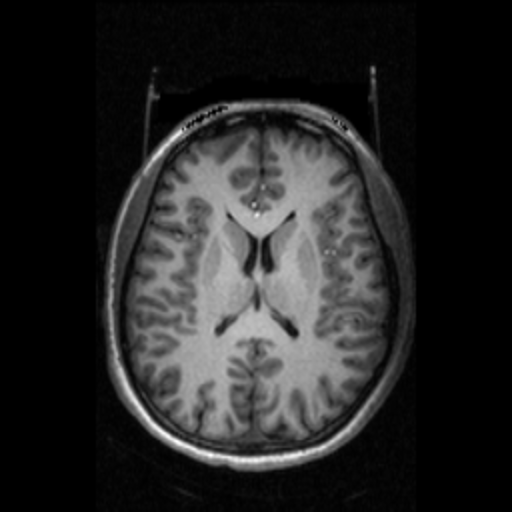
#> input picture samples/healthy_sub01_slice105.png, 512 x 512 px
$ python -i brain_mri.py   (imports and definitions only)
#> lines starting #> are read from the running program, lines starting #| are printed output that depends on the picture; after the words box and inside, x2 and y2 are one past the last pixel; in counts of white or black regions, pixels touching at a corner belong together
#> further down, picture is the input picture: shape (512, 512); min 0, max 255, mean 37.7
"""
Brain MRI (axial slices, T2 / FLAIR / contrast T1).

Modality-specific step: skull stripping.
The skull and scalp are bright and would be picked up as "tumor" by any
brightness-based segmentation, so they are removed first using
thresholding + morphology only.
"""
import numpy as np
from scipy import ndimage as ndi
from skimage import filters, measure, morphology

PARAMS = {
    # preprocessing
    "denoise": "median",
    "denoise_size": 3,
    "enhance": "clahe",
    "clahe_clip": 0.01,
    # skull stripping
    "head_thresh_frac": 0.5,   # head = pixels above this fraction of Otsu threshold
    "skull_erosion_frac": 0.07,  # erosion radius as a fraction of the head's diameter
    # segmentation
    "method": "otsu",          # otsu | region_growing | watershed
    "otsu_classes": 4,
    "rg_tolerance": 0.15,
    "seed_sigma": 3,
    "ws_margin": 0.05,
    # post-processing rules
    "open_radius": 2,
    "min_area": 80,
    "max_area_frac": 0.5,
    "min_solidity": 0.6,
    "min_contrast": 1.5,
    "keep": "best",
    "pixel_spacing_mm": None,
}


def _largest_component(mask):
    lab = measure.label(mask)
    if lab.max() == 0:
        return mask
    sizes = np.bincount(lab.ravel())
    sizes[0] = 0
    return lab == sizes.argmax()


def skull_strip(img, head_thresh_frac=0.5, skull_erosion_frac=0.07):
    """Return a boolean brain mask.

    1. Head mask: threshold well below Otsu (captures everything that is not air),
       fill holes, keep the largest connected component.
    2. Erode by a radius proportional to the head size to peel off scalp + skull.
    3. Keep the largest remaining component (the brain) and smooth its border.
    """
#> called with head_thresh_frac = 0.5, skull_erosion_frac = 0.07
    head = img > head_thresh_frac * filters.threshold_otsu(img)
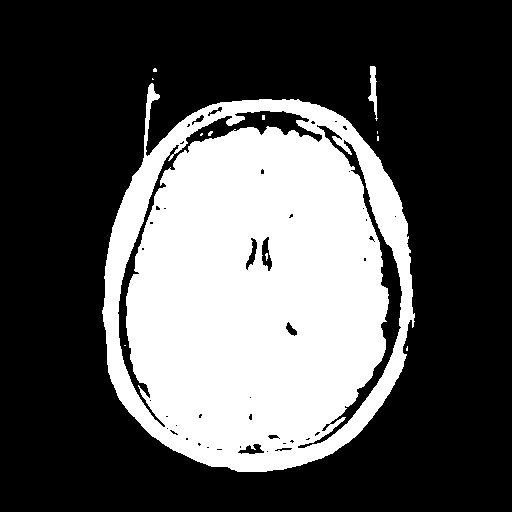
#> head: shape (512, 512) bool; 33.2% white; 12 white regions (10 under 20 px), largest, box (x1, y1, x2, y2) and area: (102, 83, 415, 472) 86566, (368, 66, 378, 121) 252
    head = ndi.binary_fill_holes(_largest_component(head))
#> in _largest_component, `lab = measure.label(mask)`:
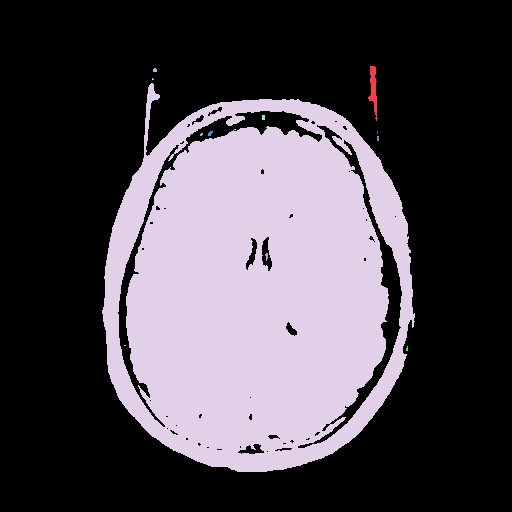
#> lab: shape (512, 512) int32; 13 distinct labels, from 0 to 12; one colour per label, 0 black
#> in _largest_component, `sizes = np.bincount(lab.ravel())`: sizes = [175231, 252, 14, 3, 86566, 15, 17, 3, 7, 10, 16, 2, 8]
#> in _largest_component, `return lab == sizes.argmax()`:
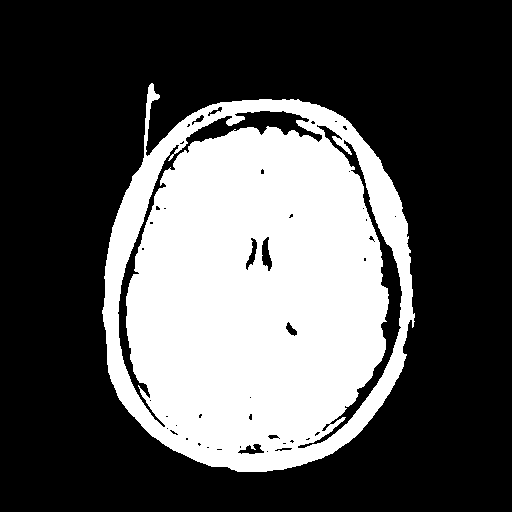
#> returned value: shape (512, 512) bool; 33% white; 1 white region, box (x1, y1, x2, y2) and area: (102, 83, 415, 472) 86566
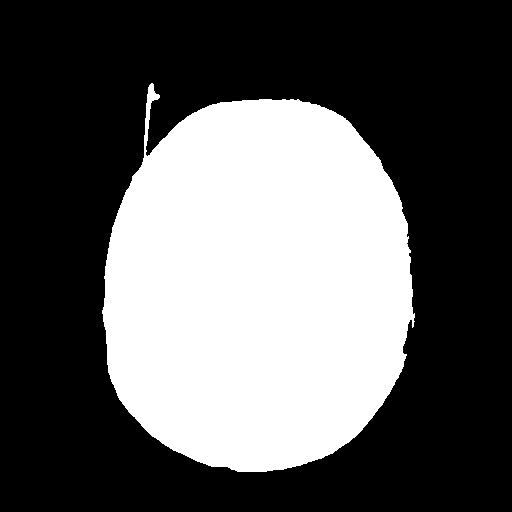
#> head: shape (512, 512) bool; 36% white; 1 white region, box (x1, y1, x2, y2) and area: (102, 83, 415, 472) 94316
    if not head.any():
        return head

    diameter = 2 * np.sqrt(head.sum() / np.pi)
#> diameter = 346.5
    r = max(2, int(skull_erosion_frac * diameter))
#> r = 24
    brain = ndi.binary_erosion(head, structure=morphology.disk(r))
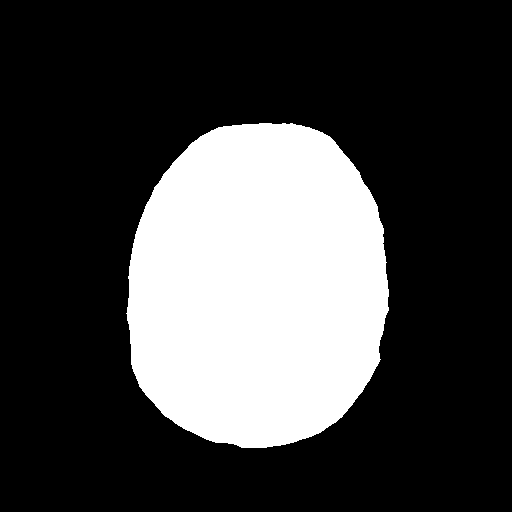
#> brain: shape (512, 512) bool; 26.5% white; 1 white region, box (x1, y1, x2, y2) and area: (126, 123, 389, 448) 69405
    brain = _largest_component(brain)
    brain = ndi.binary_opening(brain, structure=morphology.disk(max(1, r // 3)))
#> brain: shape (512, 512) bool; 26.5% white; 1 white region, box (x1, y1, x2, y2) and area: (126, 123, 389, 448) 69392
    brain = ndi.binary_fill_holes(brain)
    return brain


def cleanup(img, params):
    """Modality hook called by the generic pipeline.

    Returns (image_with_non_brain_zeroed, roi_mask).
    """
    roi = skull_strip(img, params["head_thresh_frac"], params["skull_erosion_frac"])
    out = img.copy()
    out[~roi] = 0
    return out, roi

>>> import cv2
>>> picture = cv2.imread('../samples/healthy_sub01_slice105.png', cv2.IMREAD_GRAYSCALE)
>>> result = skull_strip(picture)

$ run again, on samples/tumor_glioma_2988.png
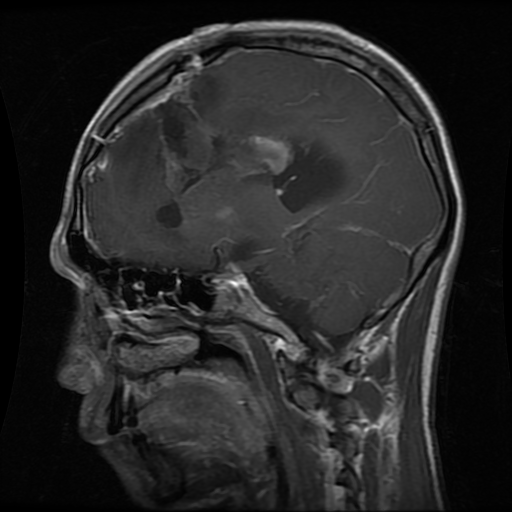
#> input picture samples/tumor_glioma_2988.png, 512 x 512 px
#> picture is the input picture: shape (512, 512); min 0, max 255, mean 39.5
#> in _largest_component, `lab = measure.label(mask)`:
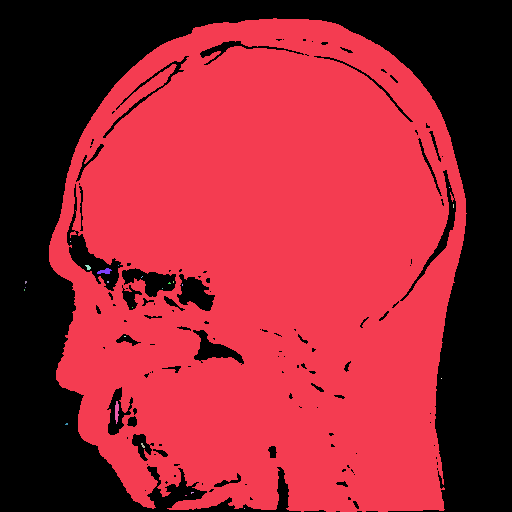
#> lab: shape (512, 512) int32; 26 distinct labels, from 0 to 25; one colour per label, 0 black
#> sizes = 26 values, max 161499 at index 1, min 1 at index 2, mean 10082.5
#> diameter = 465.5
#> r = 32
#> in skull_strip, `brain = ndi.binary_erosion(head, structure=morphology.disk(r))`:
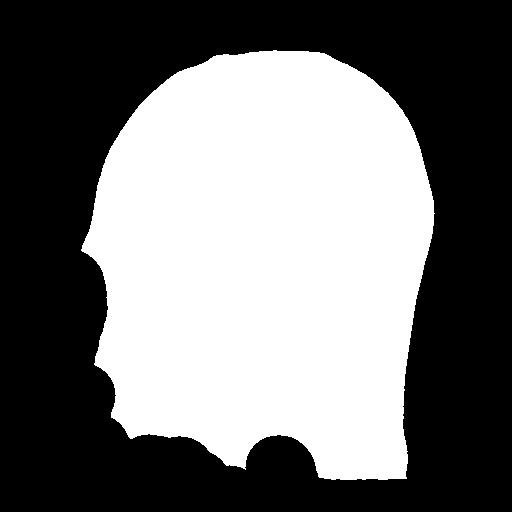
#> brain: shape (512, 512) bool; 45.4% white; 1 white region, box (x1, y1, x2, y2) and area: (81, 50, 435, 480) 118974

$ run again, on samples/tumor_meningioma_0445.png
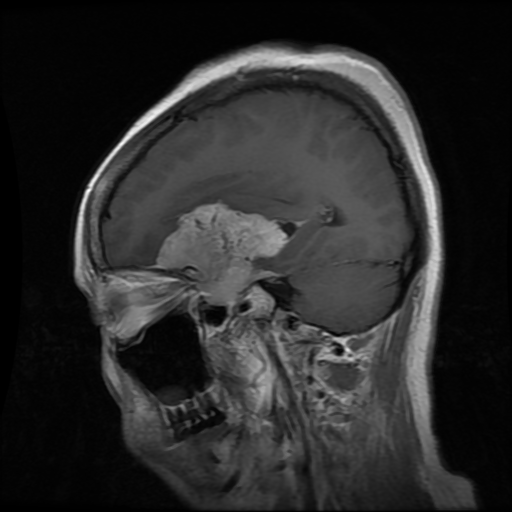
#> input picture samples/tumor_meningioma_0445.png, 512 x 512 px
#> picture is the input picture: shape (512, 512); min 0, max 255, mean 42.3
#> in _largest_component, `lab = measure.label(mask)`:
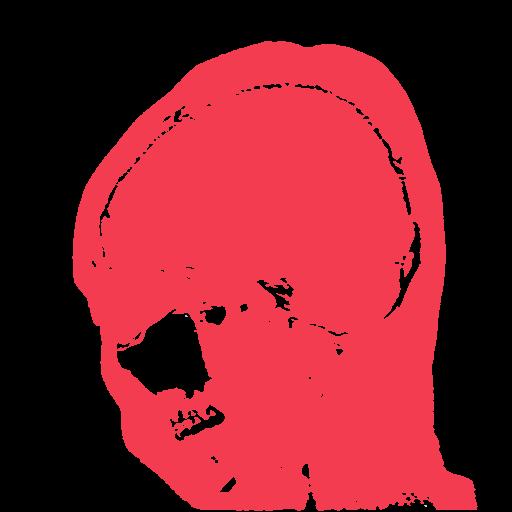
#> lab: shape (512, 512) int32; 4 distinct labels, from 0 to 3; one colour per label, 0 black
#> sizes = [124955, 137179, 5, 5]
#> diameter = 430.9
#> r = 30
#> in skull_strip, `brain = ndi.binary_erosion(head, structure=morphology.disk(r))`:
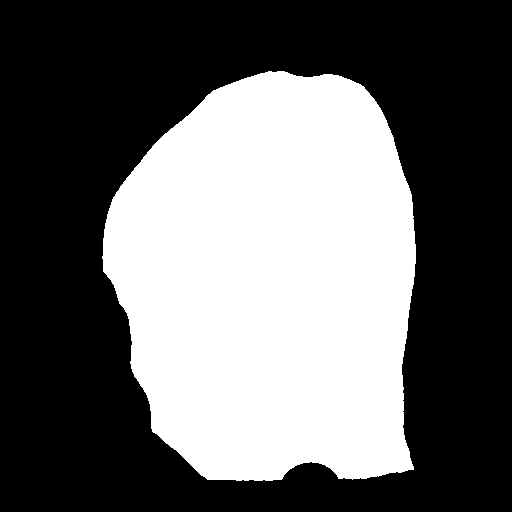
#> brain: shape (512, 512) bool; 39.7% white; 1 white region, box (x1, y1, x2, y2) and area: (102, 71, 416, 481) 103998
